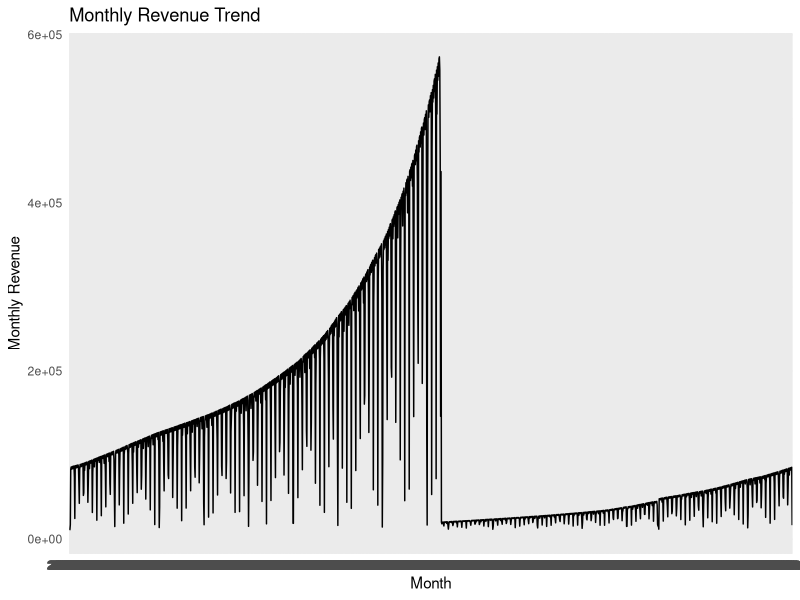
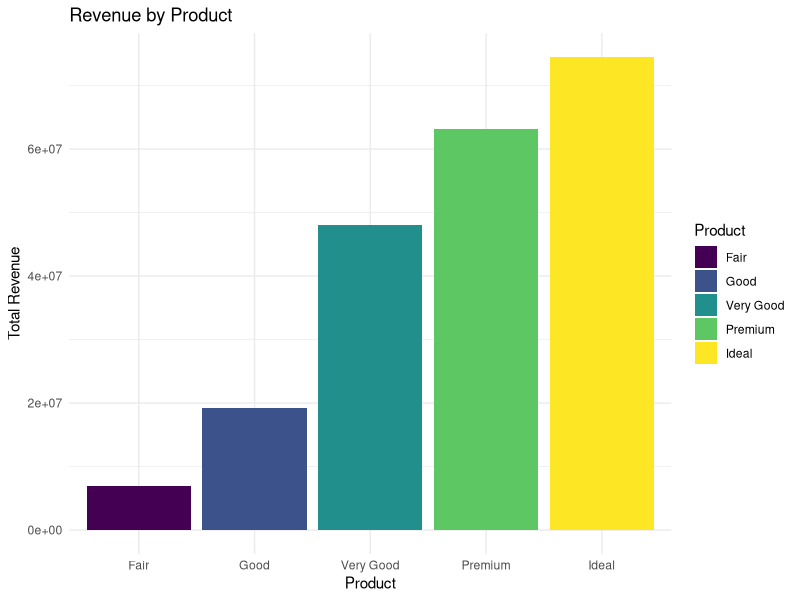

Reproduce these figures in R, in order.
library(ggplot2)
library(dplyr)

data("diamonds")

Sales_Data<- diamonds %>%
  transmute(
    Order_ID= row_number(), Product=cut, Quantity=1, Unit_price=price, Date=seq(
      from =as.Date( "2026-01-01"),by="day", length.out = n()), Revenue= Quantity*Unit_price
  )
View(Sales_Data)

total_Revenue<- sum(Sales_Data$Revenue)
total_Orders<- nrow(Sales_Data)
total_Quantity<- sum(Sales_Data$Quantity)
avg_order_value<-mean(Sales_Data$Revenue)
print(total_Revenue)
print(total_Orders)
print(total_Quantity)
print(avg_order_value)

product_revenue <- Sales_Data %>%
  group_by(Product) %>%
  summarise(
    Total_Revenue = sum(Revenue)
  )
print(product_revenue)

revenue_trend <- Sales_Data %>%
  mutate(Month = format(Date, "%Y-%m")) %>% 
  group_by(Month) %>%
  summarise(Monthly_Revenue = sum(Revenue))
print(revenue_trend)

print(ggplot(revenue_trend,aes(x = Month,y = Monthly_Revenue, group = 1)) +geom_line()+
        labs(
          title= "Monthly Revenue Trend",
          x= "Month",
          y= "Monthly Revenue")+
        theme_minimal()
)

print(ggplot(product_revenue, aes(x=Product,y=Total_Revenue, fill = Product))+ geom_col()+
  labs(
    title = "Revenue by Product",
    x="Product",
    y="Total Revenue") +
  theme_minimal()
)
